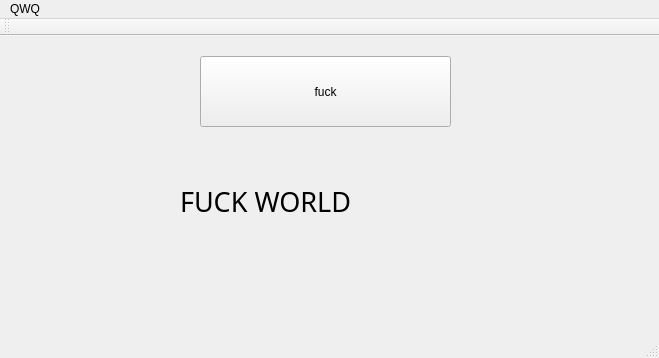
<?xml version="1.0" encoding="UTF-8"?>
<ui version="4.0">
 <class>MainWindow</class>
 <widget class="QMainWindow" name="MainWindow">
  <property name="geometry">
   <rect>
    <x>0</x>
    <y>0</y>
    <width>659</width>
    <height>358</height>
   </rect>
  </property>
  <property name="windowTitle">
   <string>MainWindow</string>
  </property>
  <widget class="QWidget" name="centralWidget">
   <widget class="QPushButton" name="button1">
    <property name="geometry">
     <rect>
      <x>200</x>
      <y>20</y>
      <width>251</width>
      <height>71</height>
     </rect>
    </property>
    <property name="text">
     <string>fuck</string>
    </property>
   </widget>
   <widget class="QLabel" name="label1">
    <property name="geometry">
     <rect>
      <x>180</x>
      <y>120</y>
      <width>291</width>
      <height>91</height>
     </rect>
    </property>
    <property name="font">
     <font>
      <family>A bite</family>
      <pointsize>20</pointsize>
     </font>
    </property>
    <property name="text">
     <string>FUCK WORLD</string>
    </property>
   </widget>
  </widget>
  <widget class="QMenuBar" name="menuBar">
   <property name="geometry">
    <rect>
     <x>0</x>
     <y>0</y>
     <width>659</width>
     <height>25</height>
    </rect>
   </property>
   <widget class="QMenu" name="menuQWQ">
    <property name="title">
     <string>QWQ</string>
    </property>
   </widget>
   <addaction name="menuQWQ"/>
  </widget>
  <widget class="QToolBar" name="mainToolBar">
   <attribute name="toolBarArea">
    <enum>TopToolBarArea</enum>
   </attribute>
   <attribute name="toolBarBreak">
    <bool>true</bool>
   </attribute>
  </widget>
  <widget class="QStatusBar" name="statusBar"/>
 </widget>
 <layoutdefault spacing="6" margin="11"/>
 <resources/>
 <connections>
  <connection>
   <sender>button1</sender>
   <signal>clicked()</signal>
   <receiver>label1</receiver>
   <slot>hide()</slot>
   <hints>
    <hint type="sourcelabel">
     <x>325</x>
     <y>99</y>
    </hint>
    <hint type="destinationlabel">
     <x>325</x>
     <y>209</y>
    </hint>
   </hints>
  </connection>
 </connections>
</ui>
